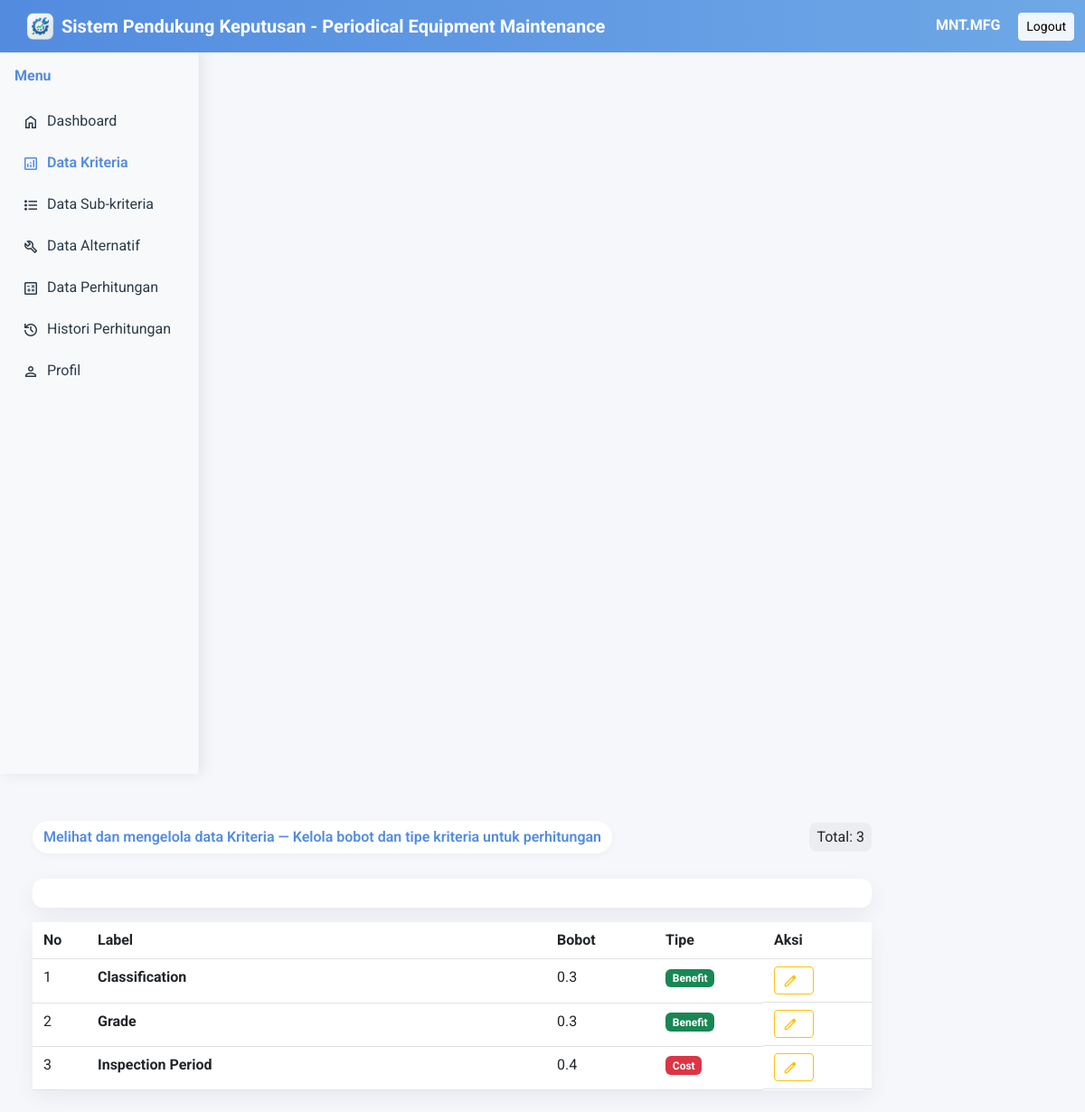
Page /pages/data_kriteria.php (signed in) on the earlier database version.
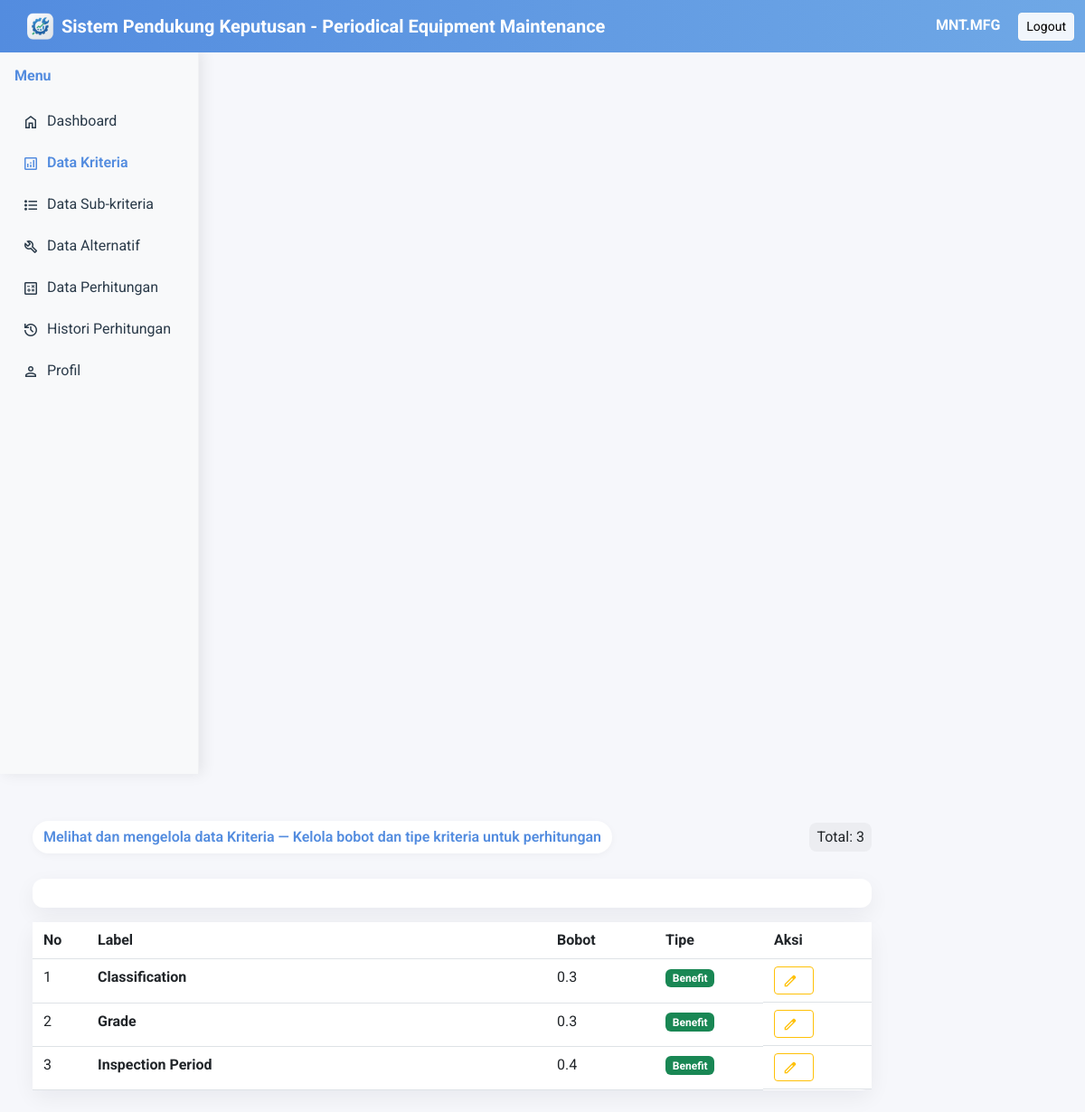
Same page on the later database version.
### tables this page shows
CREATE TABLE `criteria_weight` (
  `id_criteria` int(11) NOT NULL,
  `criteria_name` varchar(50) NOT NULL,
  `weight` float NOT NULL,
  `type` enum('benefit','cost') NOT NULL
);

### pages/data_kriteria.php (the view, shortened to what this page needs)
<?php
include('../config/db.php');
include('../includes/header.php');
include('../includes/sidebar.php');
?>
<div class="container mt-3">
  <div class="page-header">
    <div>
      <span class="welcome-pill">Melihat dan mengelola data Kriteria — Kelola bobot dan tipe kriteria untuk perhitungan</span>
    </div>
    <div class="criteria-badge">Total: <?php $cnt = $koneksi->query("SELECT COUNT(*) AS c FROM criteria_weight")->fetch_assoc()['c'] ?? 0; echo intval($cnt); ?></div>
  </div>
  <div class="card mb-3 simple-card">
    <div class="card-body">
  </div>
</div>
  <div class="card simple-card">
    <div class="card-body p-0">
      <?php
      $q = $koneksi->query("SELECT * FROM criteria_weight ORDER BY id_criteria");
      if (!$q || $q->num_rows === 0) {
        echo '<div class="p-3"><div class="alert alert-info mb-0">Belum ada kriteria. Tambahkan kriteria melalui form di atas.</div></div>';
      } else {
        ?>
        <div class="table-responsive">
        <table class="table table-sm table-small mb-0">
          <thead><tr><th style="width:60px">No</th><th>Label</th><th style="width:120px">Bobot</th><th style="width:120px">Tipe</th><th style="width:120px">Aksi</th></tr></thead>
          <tbody>
        <?php
        $no = 1;
        while($r = $q->fetch_assoc()){
          $typeBadge = $r['type'] === 'benefit' ? '<span class="badge bg-success">Benefit</span>' : '<span class="badge bg-danger">Cost</span>';
          echo "<tr><td>{$no}</td><td><strong>".htmlspecialchars($r['criteria_name'])."</strong></td><td>".htmlspecialchars($r['weight'])."</td><td>{$typeBadge}</td>";
            echo "<td class='actions-cell text-end'>";
              echo "<a href='data_kriteria.php?edit={$r['id_criteria']}' class='btn btn-sm btn-outline-warning me-1' title='Edit'><span class=\"material-symbols-outlined edit-icon\">edit</span></a>";
            echo "</td>";
          $no++;
        }
        ?>
          </tbody>
        </table>
        </div>
        <?php
      }
      ?>
    </div>
  </div>
</div>
<?php include('../includes/footer.php'); ?>

Differences in the rows shown:
changed criteria_weight "Inspection Period": type "Cost" → "Benefit"
